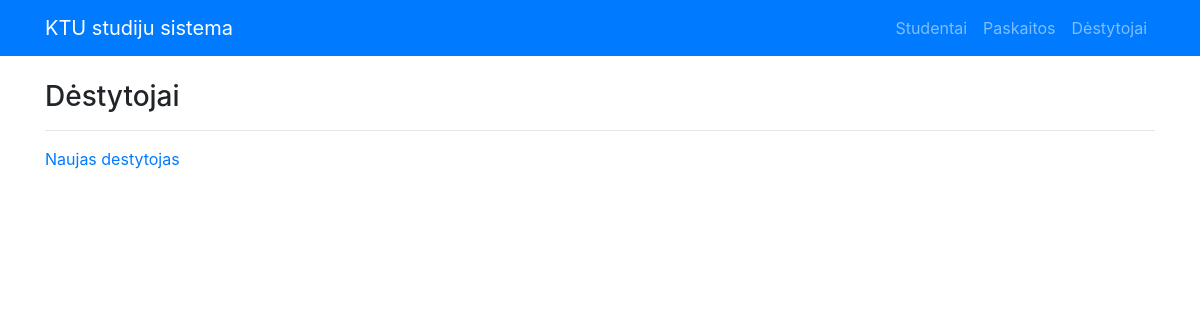
The page /destytojai on the database as committed earlier.
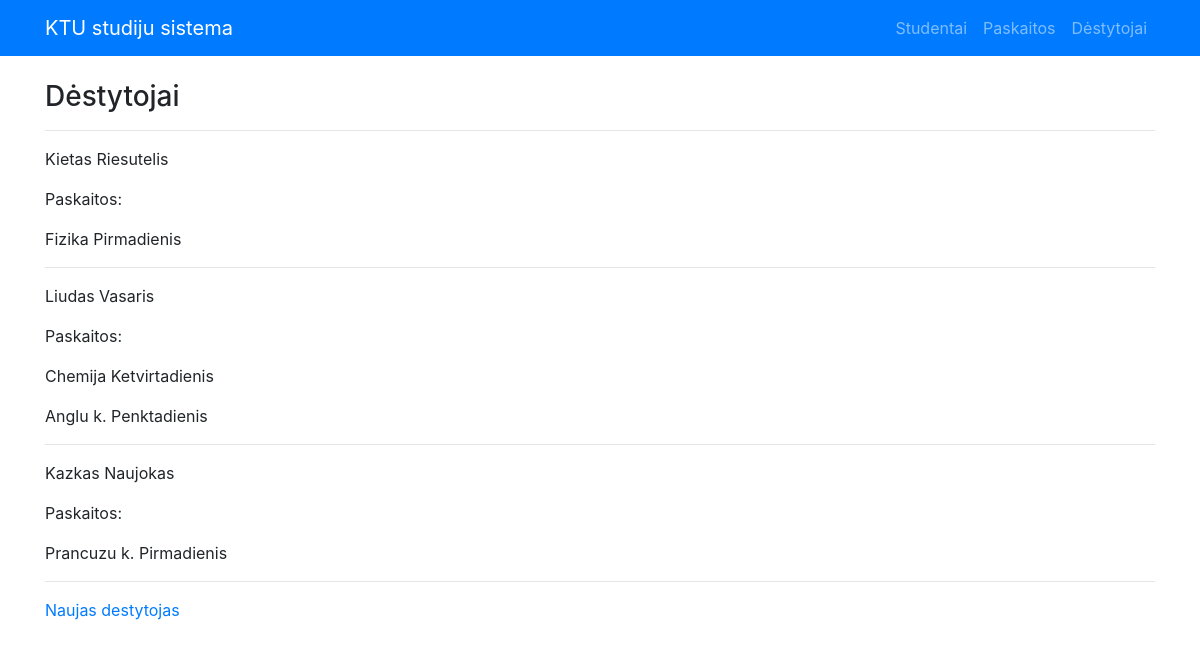
The same page on the database as committed later.
### app.py (models this page shows)
class Destytojas(db.Model):
    __tablename__ = "destytojas"
    id = db.Column(db.Integer, primary_key=True)
    vardas = db.Column("Vardas", db.String)
    pavarde = db.Column("Pavardė", db.String)
    paskaitos = db.relationship("Paskaita")

class Paskaita(db.Model):
    __tablename__ = "paskaita"
    id = db.Column(db.Integer, primary_key=True)
    vardas = db.Column("Vardas", db.String)
    savaites_diena = db.Column("Savaites diena", db.String)
    studentai = db.relationship(
        "Studentas", secondary=association_table, back_populates="paskaitos"
    )
    destytojas_id = db.Column(db.Integer, db.ForeignKey("destytojas.id"))
    destytojas = db.relationship(
        "Destytojas", cascade="all, delete", passive_deletes=True
    )

### app.py (the view)
@app.route("/destytojai")
def destytojai():
    try:
        visi_destytojai = Destytojas.query.all()
    except:
        visi_destytojai = []
    return render_template("destytojai.html", visi_destytojai=visi_destytojai)

### templates/destytojai.html (shortened to what this page needs)
{% extends "base.html" %}
{% block content %}
<h3>Dėstytojai</h3>
{% if visi_destytojai %}
{% for destytojas in visi_destytojai %}
<hr>
<p>{{destytojas.vardas}} {{destytojas.pavarde}}</p>
{% if destytojas.paskaitos %}
<p>Paskaitos:</p>
{% for paskaita in destytojas.paskaitos %}
<p>{{paskaita.vardas}} {{paskaita.savaites_diena}}</p>
{% endfor %}
{% endif %}
{% endfor %}
{% endif %}
<hr>
<p><a href="{{ url_for('new_teacher')}}">Naujas destytojas</a></p>
{% endblock %}

Rows that differ between the two databases and show on the page:
added Destytojas: vardas "Kietas", pavarde "Riesutelis"
added Paskaita: vardas "Fizika", savaites_diena "Pirmadienis", shown under "Kietas"
added Destytojas: vardas "Liudas", pavarde "Vasaris"
added Paskaita: vardas "Chemija", savaites_diena "Ketvirtadienis", shown under "Liudas"
added Paskaita: vardas "Anglu k.", savaites_diena "Penktadienis", shown under "Liudas"
added Destytojas: vardas "Kazkas", pavarde "Naujokas"
added Paskaita: vardas "Prancuzu k.", savaites_diena "Pirmadienis", shown under "Kazkas"
